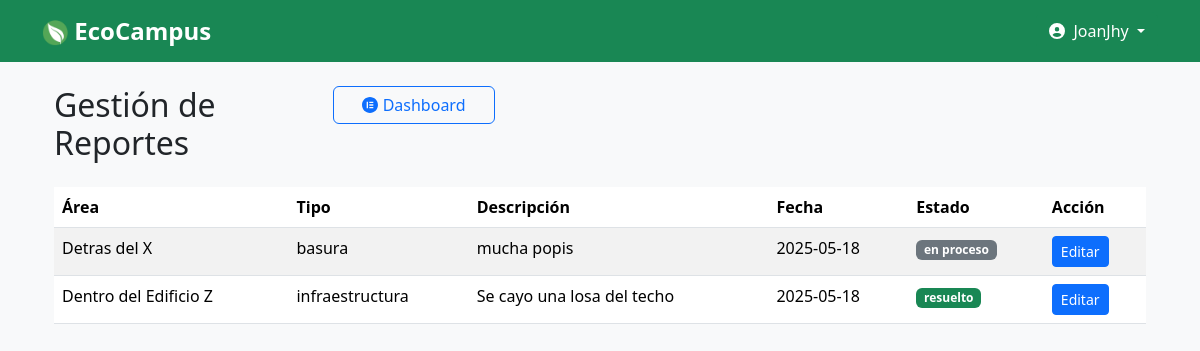
Page /admin/reportes (signed in) on the earlier database version.
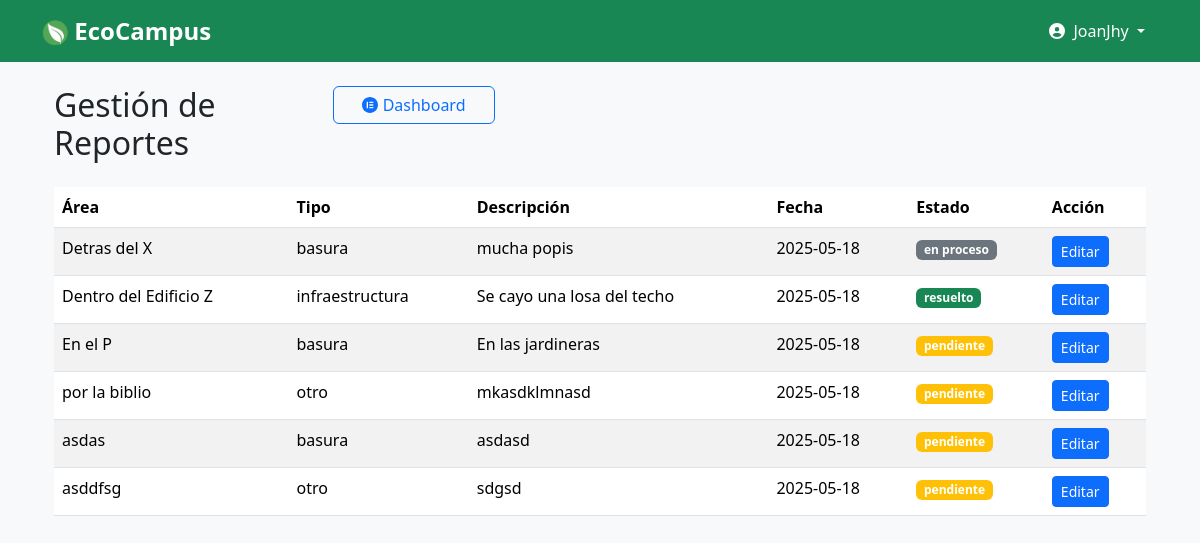
Same page on the later database version.
### backend/models.py (models this page shows)
class Reporte(db.Model):
    id = db.Column(db.Integer, primary_key=True)
    area = db.Column(db.String(100), nullable=False)
    tipo = db.Column(db.String(100), nullable=False)
    descripcion = db.Column(db.String(200), nullable=False)
    comentario = db.Column(db.String(200))
    evidencia = db.Column(db.String(200))  # Ruta del archivo
    fecha = db.Column(db.String(10), nullable=False)
    estado = db.Column(db.String(20), default='pendiente')
    usuario_id = db.Column(db.Integer, db.ForeignKey('usuario.id'), nullable=False)

### backend/routes.py (the view)
    @app.route('/admin/reportes')
    @admin_required
    def admin_reportes():
        reportes = Reporte.query.order_by(Reporte.fecha.desc()).all()
        return render_template('admin/reportes.html', reportes=reportes)

### frontend/templates/admin/reportes.html (shortened to what this page needs)
{% extends 'layout.html' %}
{% block content %}
<div class="container mt-4">
    <div class="row mt-4">
        <div class="col-sm-3">
            <h2 class="mb-4">Gestión de Reportes</h2>
        </div>
        <div class="col-sm-2">
            <a href="{{ url_for('admin_dashboard') }}" class="btn btn-outline-primary w-100">
            <i class="fab fa-elementor"></i> Dashboard
            </a>
        </div>
    </div>
    <table class="table table-striped table-hover">
        <thead>
            <tr>
                <th>Área</th>
                <th>Tipo</th>
                <th>Descripción</th>
                <th>Fecha</th>
                <th>Estado</th>
                <th>Acción</th>
            </tr>
        </thead>
        <tbody>
            {% for reporte in reportes %}
            <tr>
                <td>{{ reporte.area }}</td>
                <td>{{ reporte.tipo }}</td>
                <td>{{ reporte.descripcion }}</td>
                <td>{{ reporte.fecha }}</td>
                <td><span class="badge {% if reporte.estado == 'pendiente' %} bg-warning {% elif reporte.estado == 'en proceso' %} bg-secondary {% elif reporte.estado == 'resuelto' %} bg-success {% endif %}">{{ reporte.estado }}</span></td>
                <td>
                    <button class="btn btn-sm btn-primary" data-bs-toggle="modal" data-bs-target="#modal{{ reporte.id }}">
                        Editar
                    </button>
                </td>
            </tr>
            {% endfor %}
        </tbody>
    </table>
</div>
{% endblock %}

### frontend/templates/layout.html (shortened to what this page needs)
<!DOCTYPE html>
<html lang="es">
    <head>
        <link rel="stylesheet" href="{{ url_for('static', filename='css/bootstrap.min.css') }}">
        <link rel="stylesheet" href="{{ url_for('static', filename='css/all.min.css') }}">
        <link rel="stylesheet" href="{{ url_for('static', filename='css/main.css') }}">
    </head>
    <body class="bg-light">
        <nav class="navbar navbar-expand-lg navbar-dark bg-success mb-4">
            <div class="container">
                <a class="navbar-brand" href="{{ url_for('menu') if session.get('usuario_id') else url_for('inicio') }}" style="align-items: center; justify-content: center; top: 50%;">
                <img src="{{ url_for('static', filename='img/favicon.ico')}}" alt="EcoCampus" style="height: 26px;">
                EcoCampus
                </a>
                {% if session.get('usuario_id') %}
                <div class="dropdown ms-auto">
                    <button class="btn btn-success dropdown-toggle" type="button" id="usuarioDropdown" data-bs-toggle="dropdown" aria-expanded="false">
                        <i class="fas fa-user-circle me-1"></i> {{ session['usuario_nombre'] }}
                    </button>
                </div>
                {% endif %}
            </div>
        </nav>
        <div class="container">
            {% block content %}{% endblock %}
        </div>
    </body>
</html>

### frontend/static/css/main.css (style rules this page uses)
body { font-family: 'Segoe UI', Tahoma, Geneva, Verdana, sans-serif; }
.navbar-brand { font-weight: bold; font-size: 1.5rem; }

Differences in the rows shown:
added Reporte: area "En el P", tipo "basura", descripcion "En las jardineras", fecha "2025-05-18", estado "pendiente"
added Reporte: area "por la biblio", tipo "otro", descripcion "mkasdklmnasd", fecha "2025-05-18", estado "pendiente"
added Reporte: area "asdas", tipo "basura", descripcion "asdasd", fecha "2025-05-18", estado "pendiente"
added Reporte: area "asddfsg", tipo "otro", descripcion "sdgsd", fecha "2025-05-18", estado "pendiente"
